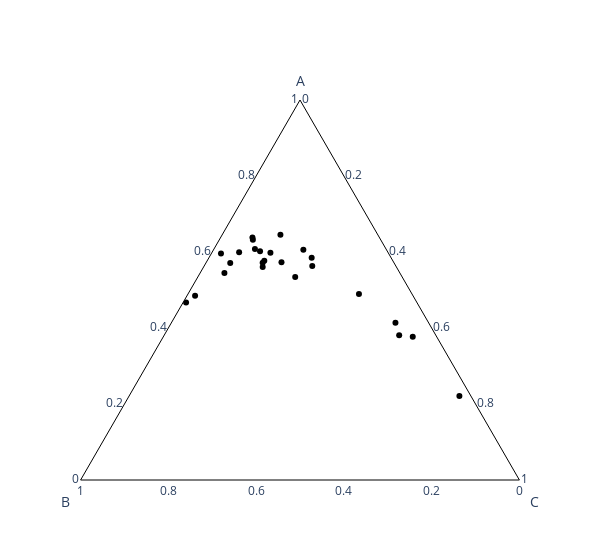

Write notebook code for a chart like this one.
### Code cell
with Backend("plotly"):
    fig = df.iloc[:, :3].pyroplot.scatter(color="k")

fig
# fig.write_html("ternary.html")

### Figure 1 — Plotly figure (JSON) as saved in the notebook; plotly's stock layout.template omitted (floating-point values rounded to 4 significant figures)
{"data": [{"a": [33.5, 47.6, 52.7, 44.5, 42.3, 51.8, 47.9, 51.2, 19.3, 46.1, 30.6, 49.7, 49.4, 38.4, 41.6, 42.3, 45.7, 45.5, 52.1, 46.2, 47.2, 45.13, 48.6, 31.2, 44.3], "b": [6.1, 14.9, 23.9, 24.2, 47.6, 33.2, 21.5, 23.6, 2.3, 23.4, 6.7, 28.1, 24.3, 9.5, 19, 43.3, 23.9, 20.3, 17.9, 14.3, 30.9, 33.1, 23.4, 4.5, 15.0], "c": [41.3, 16.1, 6, 10.7, 0.6, 1.9, 10.7, 6.2, 65.8, 10.4, 43.0, 5.1, 7.6, 30.6, 17.3, 1.6, 10.3, 13.6, 10.7, 18.5, 4.6, 4.573, 8.7, 47, 19.4], "marker": {"color": "rgba(0, 0, 0, 1)"}, "mode": "markers", "text": ["K1", "K2", "K3", "K4", "K5", "K6", "K7", "K8", "K9", "K10", "K11", "K12", "K13", "K14", "K15", "K16", "K17", "K18", "K19", "K20", "K21", "K22", "K23", "K24", "K25"], "type": "scatterternary"}], "layout": {"plot_bgcolor": "white", "ternary": {"aaxis": {"linecolor": "black", "showgrid": false, "title": {"text": "A"}}, "baxis": {"linecolor": "black", "showgrid": false, "title": {"text": "B"}}, "bgcolor": "white", "caxis": {"linecolor": "black", "showgrid": false, "title": {"text": "C"}}}, "width": 600}}
